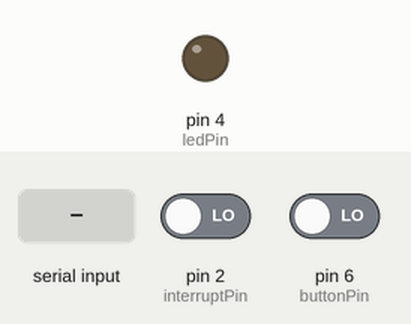
This sketch was run on a simulated Arduino Uno, built with avr-gcc and run on an emulated ATmega328P. Shown: output pins drawn as LEDs (lit = HIGH). The test bench sets the inputs (shaded band); at power-on: pin 2 (interruptPin) LOW, pin 6 (buttonPin) LOW. What the sketch prints to the serial monitor is not drawn.

Above: at 1.2 s.
1.3 s: "90,45\n" received over Serial
2.9 s: "5\n" received over Serial
4.4 s: pin 2 (interruptPin) driven HIGH and pin 6 (buttonPin) driven HIGH
At 5.7 s:
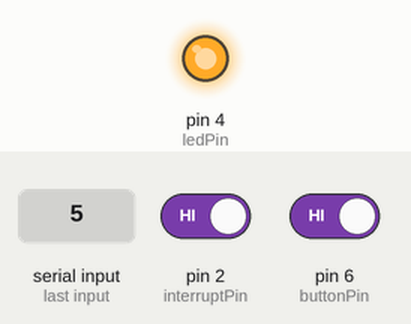
Timing chart, 0 to 10.9 s (numbered marks = the images above; inputs shaded):
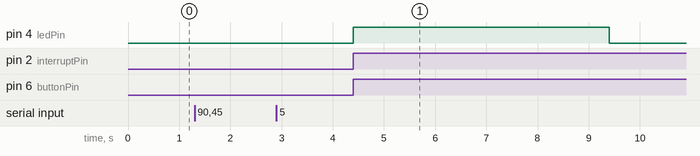

The sketch:

shirel_sketch_jul17a.ino
```cpp
#include <MsTimer2.h>

// Define constant for LED pin
const int buttonPin = 6;
const int ledPin = 4;
const int interruptPin = 2;  // Pin 2 is commonly used for interrupts on many Arduino boards

// Variable to store the button state
int buttonState = 0;

const byte numChars = 32;
char receivedChars[numChars];  // an array to store the received data

boolean newData = false;

int dataNumber = 0;  // new for this version

void setup() {
  // Initialize the LED pin as an output
  pinMode(ledPin, OUTPUT);
  // Initialize the button pin as an input
  pinMode(buttonPin, INPUT);

  // Initialize interrupt pin and attach interrupt handler
  attachInterrupt(digitalPinToInterrupt(interruptPin), buttonInterrupt, CHANGE);

  // Initialize Serial communication (for printing messages)
  Serial.begin(9600);

  Serial.println("<Arduino is ready>");
  MsTimer2::set(1000, timerInterrupt);  // set the timer initial interrupt period 1000 ms
}

void loop() {
  recvWithEndMarker();  //recive input from the user
  showNewNumber();      //use it to set a timer for the LED

  // Read the state of the button
  int buttonState = digitalRead(buttonPin);

  // Read the state of the LED
  int ledState = digitalRead(ledPin);

  // Determine and print the current state
  if (ledState == LOW) {
    // LED off
    Serial.println("0");
  } else if (buttonState == HIGH && ledState == HIGH) {
    // Button and LED on
    Serial.println("1");
  } else if (buttonState == LOW) {
    // Button off
    Serial.println("2");
  }
}

void recvWithEndMarker() {
  static byte ndx = 0;
  char endMarker = '\n';
  char rc;

  if (Serial.available() > 0) {
    rc = Serial.read();

    if (rc != endMarker) {
      receivedChars[ndx] = rc;
      ndx++;
      if (ndx >= numChars) {
        ndx = numChars - 1;
      }
    } else {
      receivedChars[ndx] = '\0';  // terminate the string
      ndx = 0;
      newData = true;
    }
  }
}

void showNewNumber() {
  if (newData == true) {
    dataNumber = 0;                    // new for this version
    dataNumber = atoi(receivedChars);  // new for this version
    Serial.print("This just in ... ");
    Serial.println(receivedChars);
    Serial.print("I received: ");                          // new for this version
    Serial.println(dataNumber);                            // new for this version
    MsTimer2::set(dataNumber * 1000 + 1, timerInterrupt);  // set the timer interrupt period "dataNumber" ms
    newData = false;
  }
}

// Interrupt service routine for the button press
void buttonInterrupt() {
  // Read the state of the button
  buttonState = digitalRead(buttonPin);

  // Update LED state based on button press
  if (buttonState == HIGH) {
    // Turn on the LED
    digitalWrite(ledPin, HIGH);
    // Start the timer (MsTimer2 starts automatically on set)
    MsTimer2::start();
  }
}

void timerInterrupt() {
  // Turn off the LED after "dataNumber" ms
  digitalWrite(ledPin, LOW);
}
```

Measured:
- after the input at 4.4 s, pin 4 (ledPin): LOW → HIGH at once, → LOW 5.0 s later
